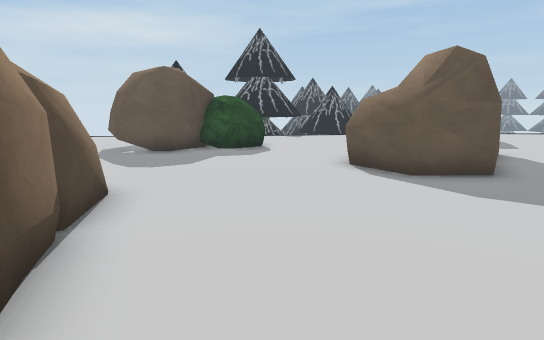
View 1 (above)

24 first-person views from a walk through a scene from a Unity 3-D project. The camera is 1.5 m above the floor, tilts 10° down and sees 75° across. The floor is counted in squares, 1 m on a side. Each view is taken from the middle of a square. On the plan, view 1 faces up. The plan holds only what a view shows up to about 16 squares ahead; the rest is blank. The place goes on beyond the plan. The player character is not drawn. Some animated figures are left out. Some surface patterns are stand-ins.

View 2
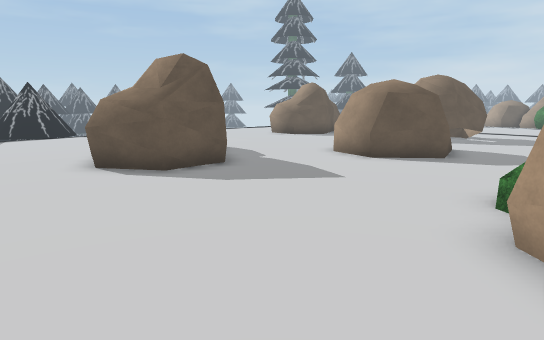

View 3
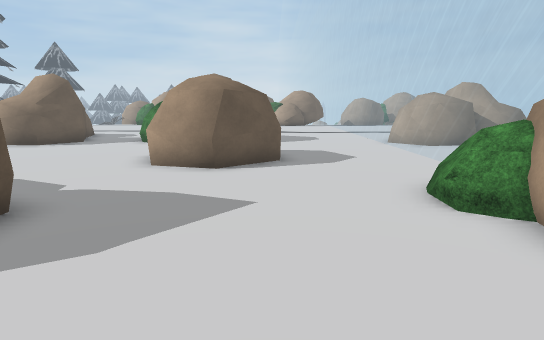

View 4
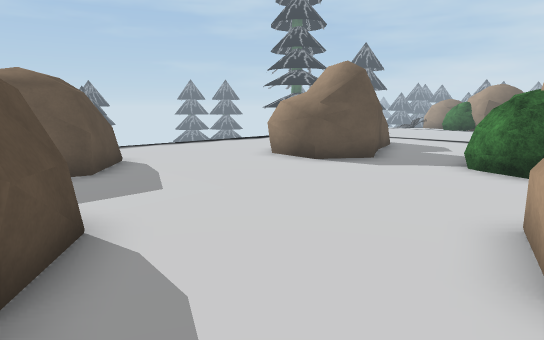

View 5
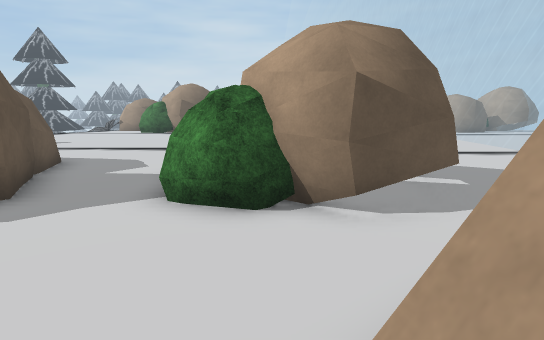

View 6
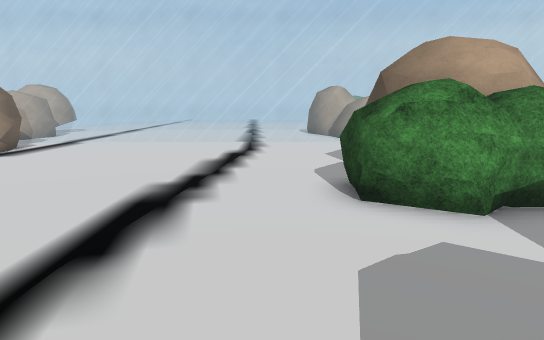

View 7
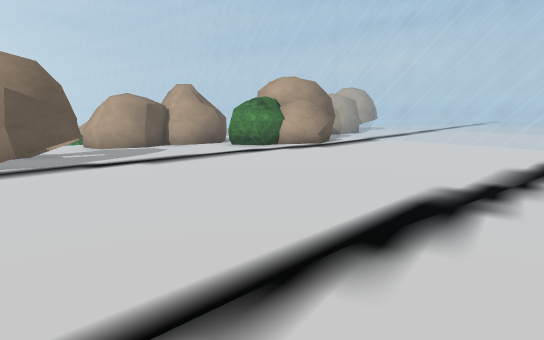

View 8
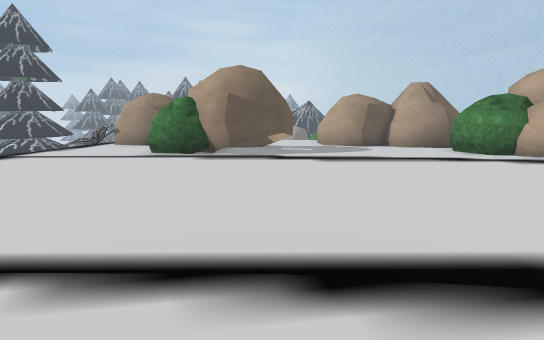

View 9
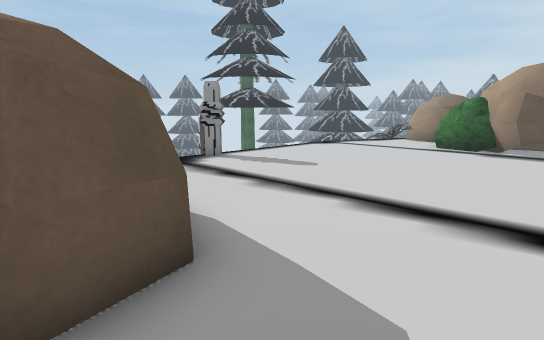

View 10
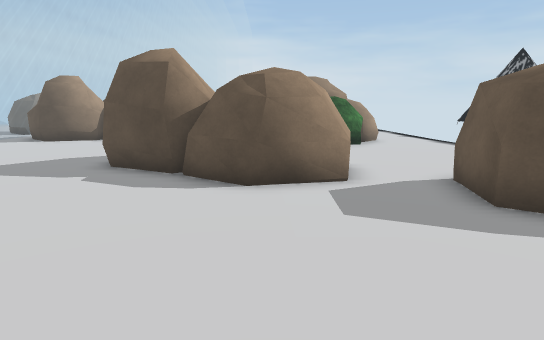

View 11
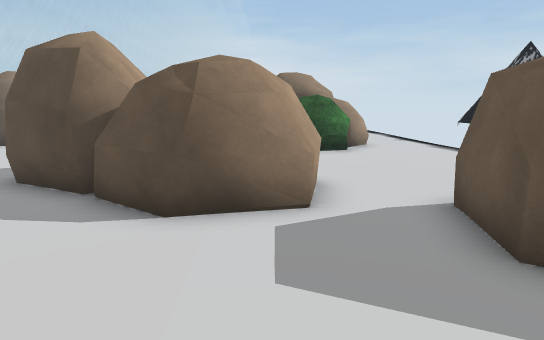

View 12
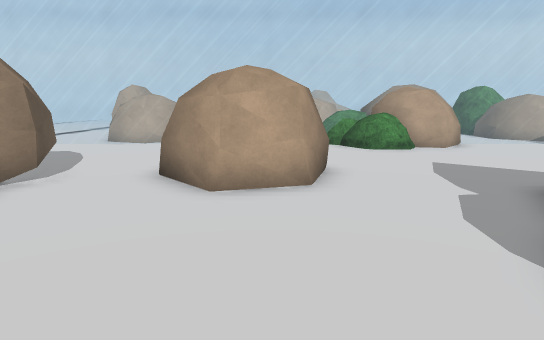

View 13
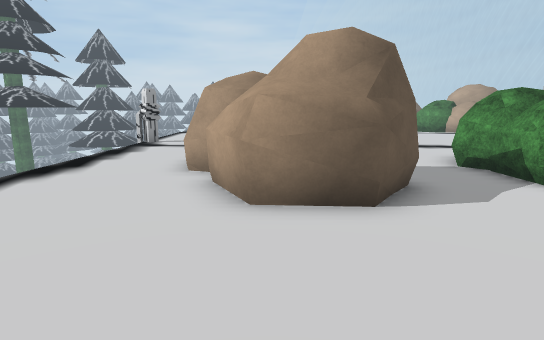

View 14
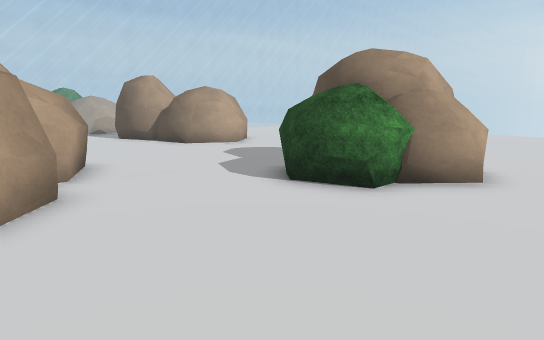

View 15
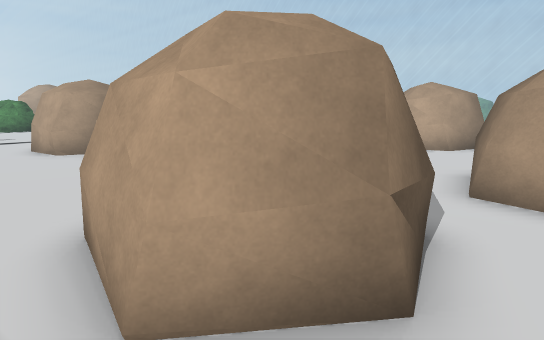

View 16
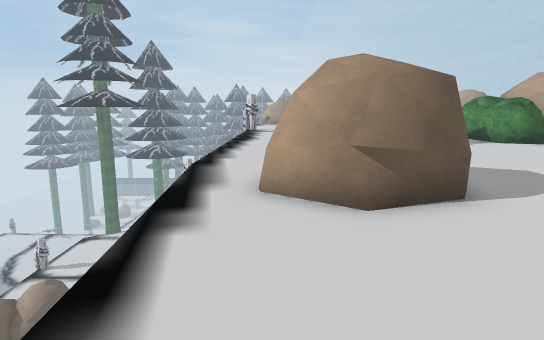

View 17
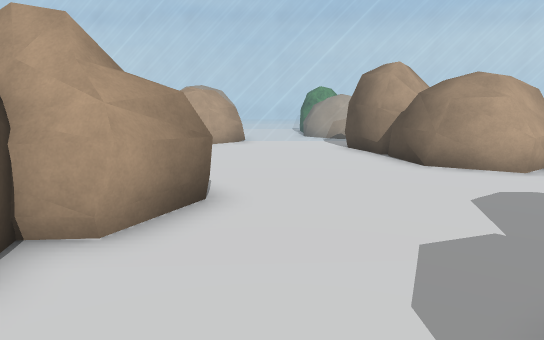

View 18
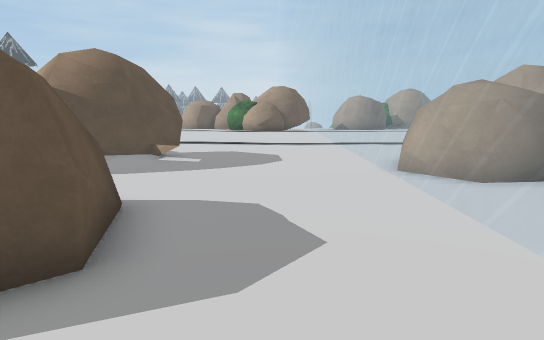

View 19
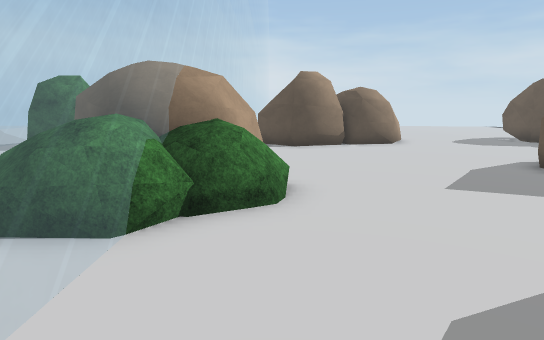

View 20
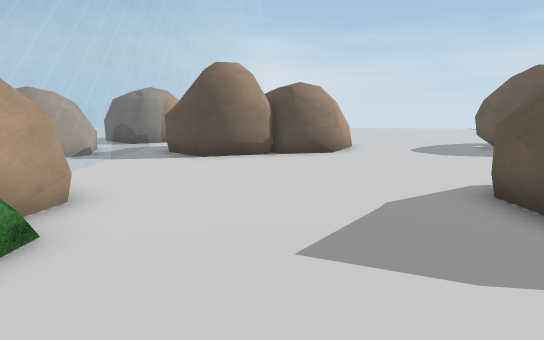

View 21
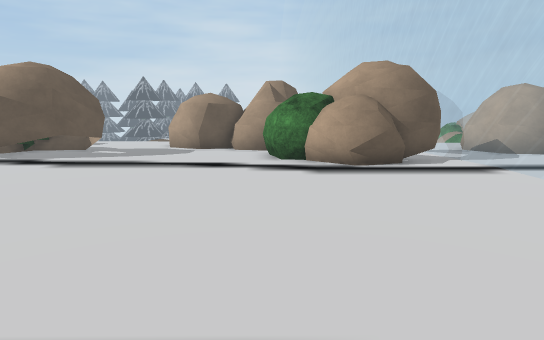

View 22
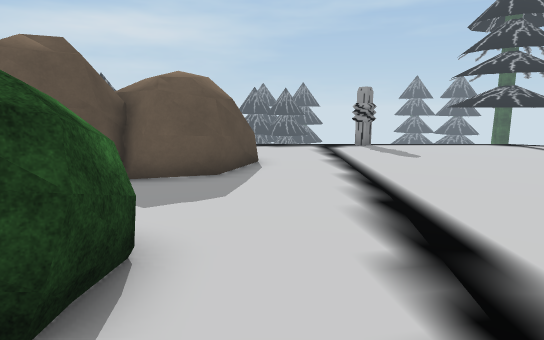

View 23
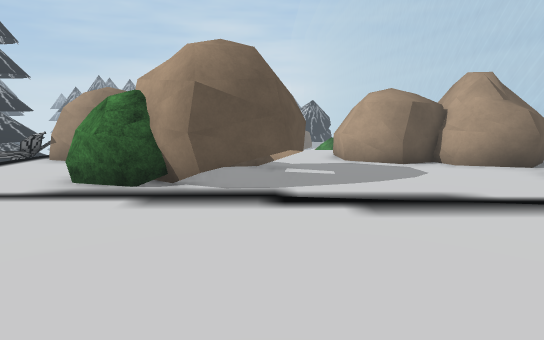

View 24
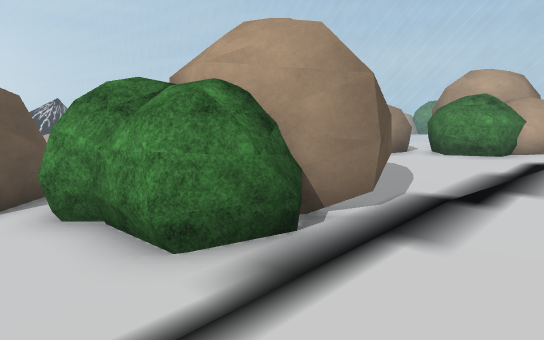

### Floor plan
Key: @ floor where view 1 was taken; # wall or solid block; . main floor; - floor 0.25 m lower than the main floor; = window, fence, low wall or low ledge; v drop or lower ground; B bush; O other object.
Columns run from 5 left of view 1 to 36 right of it. Each row starts with its distance up from view 1.
 21         vvvvvvvvvvvvvvvvvvvvvvOvvvvvvv
 20  v...   ......................O.........--
 19  ...........OOO.........................--
 18 ...........OOOO ........................-O
 17 .OO........OOOOO......OOO ..............BO
 16  O BB.......OOO.....OOOOOO...........BBBB
 15    BB..............OOOOOOO...........BBBB
 14   #BBB....OO.......OO OOOO...........B BB
 13 O #BB....OOOO.......O#O..............O  #
 12 OO.......OOOO........O...............OOOO-
 11 ........OO OO..........................O--
 10 .......OOOOO.........BBBB..............---
  9 .......OOO#O........BBB BB.............---
  8 ........OOO.....O...BB  BB.............--O
  7 OO............OOOO..O  #...............--O
  6 OOO...........OOOO..OO OO..............-OO
  5 OOO...........OOOO...OOO.............BBBOO
  4  OO............OOO..................BBBBOO
  3    O...............................OOBB  O
  2    O................................OO
  1   OO.....OBB........................O#
  0 .....@..O BBB........................O
 -1 =======OOO BBB======OO================
 -2  OOO...   O BB. ...OOOO..........  ....--
 -3  OOO      O B      OOO                 OOO

Where each view was taken, in squares from view 1:
view 1: 0 up, 0 right, facing up
view 2: 0 up, 1 left, facing up-right
view 3: 4 up, 0 right, facing right
view 4: 7 up, 6 right, facing up-right
view 5: 8 up, 10 right, facing right
view 6: 15 up, 21 right, facing down
view 7: 15 up, 21 right, facing down-right
view 8: 12 up, 20 right, facing right
view 9: 11 up, 18 right, facing up-right
view 10: 12 up, 14 right, facing left
view 11: 13 up, 12 right, facing left
view 12: 14 up, 10 right, facing down
view 13: 15 up, 9 right, facing right
view 14: 19 up, 5 right, facing down-left
view 15: 20 up, 5 right, facing down-right
view 16: 19 up, 1 right, facing right
view 17: 15 up, 1 right, facing down
view 18: 2 up, 7 right, facing right
view 19: 1 up, 12 right, facing left
view 20: 4 up, 9 right, facing left
view 21: 5 up, 21 right, facing right
view 22: 6 up, 21 right, facing up
view 23: 12 up, 25 right, facing right
view 24: 18 up, 29 right, facing down-right
